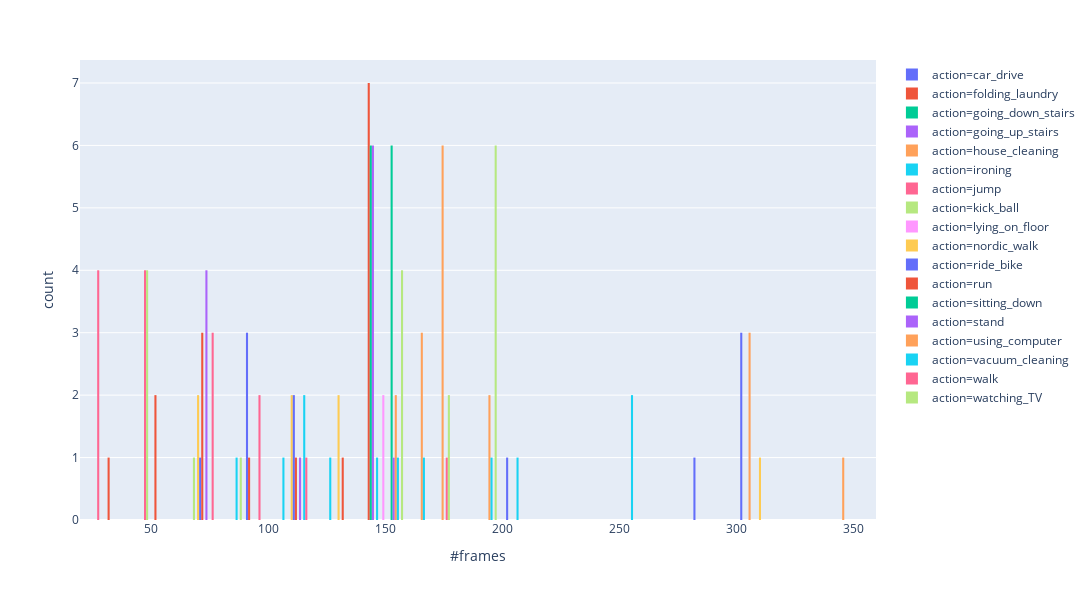

Notebook source saved alongside this figure:
### Code cell
fig = px.histogram(data_df, x='#frames', color='action', barmode='group', width=1600, height=600)
fig.show()

### Figure 1 — Plotly figure (JSON) as saved in the notebook; plotly's stock layout.template omitted (floating-point values rounded to 4 significant figures)
{"data": [{"alignmentgroup": "True", "bingroup": "x", "hoverlabel": {"namelength": 0}, "hovertemplate": "action=car_drive<br>#frames=%{x}<br>count=%{y}", "legendgroup": "action=car_drive", "marker": {"color": "#636efa"}, "name": "action=car_drive", "offsetgroup": "action=car_drive", "orientation": "v", "showlegend": true, "type": "histogram", "x": [295, 215, 306, 305, 304], "xaxis": "x", "yaxis": "y"}, {"alignmentgroup": "True", "bingroup": "x", "hoverlabel": {"namelength": 0}, "hovertemplate": "action=folding_laundry<br>#frames=%{x}<br>count=%{y}", "legendgroup": "action=folding_laundry", "marker": {"color": "#EF553B"}, "name": "action=folding_laundry", "offsetgroup": "action=folding_laundry", "orientation": "v", "showlegend": true, "type": "histogram", "x": [150, 150, 150, 150, 151, 150, 150], "xaxis": "x", "yaxis": "y"}, {"alignmentgroup": "True", "bingroup": "x", "hoverlabel": {"namelength": 0}, "hovertemplate": "action=going_down_stairs<br>#frames=%{x}<br>count=%{y}", "legendgroup": "action=going_down_stairs", "marker": {"color": "#00cc96"}, "name": "action=going_down_stairs", "offsetgroup": "action=going_down_stairs", "orientation": "v", "showlegend": true, "type": "histogram", "x": [151, 150, 151, 150, 150, 150], "xaxis": "x", "yaxis": "y"}, {"alignmentgroup": "True", "bingroup": "x", "hoverlabel": {"namelength": 0}, "hovertemplate": "action=going_up_stairs<br>#frames=%{x}<br>count=%{y}", "legendgroup": "action=going_up_stairs", "marker": {"color": "#ab63fa"}, "name": "action=going_up_stairs", "offsetgroup": "action=going_up_stairs", "orientation": "v", "showlegend": true, "type": "histogram", "x": [150, 150, 151, 151, 150, 151], "xaxis": "x", "yaxis": "y"}, {"alignmentgroup": "True", "bingroup": "x", "hoverlabel": {"namelength": 0}, "hovertemplate": "action=house_cleaning<br>#frames=%{x}<br>count=%{y}", "legendgroup": "action=house_cleaning", "marker": {"color": "#FFA15A"}, "name": "action=house_cleaning", "offsetgroup": "action=house_cleaning", "orientation": "v", "showlegend": true, "type": "histogram", "x": [174, 170, 160, 304, 340, 310, 316], "xaxis": "x", "yaxis": "y"}, {"alignmentgroup": "True", "bingroup": "x", "hoverlabel": {"namelength": 0}, "hovertemplate": "action=ironing<br>#frames=%{x}<br>count=%{y}", "legendgroup": "action=ironing", "marker": {"color": "#19d3f3"}, "name": "action=ironing", "offsetgroup": "action=ironing", "orientation": "v", "showlegend": true, "type": "histogram", "x": [120, 95, 112, 166, 151, 215], "xaxis": "x", "yaxis": "y"}, {"alignmentgroup": "True", "bingroup": "x", "hoverlabel": {"namelength": 0}, "hovertemplate": "action=jump<br>#frames=%{x}<br>count=%{y}", "legendgroup": "action=jump", "marker": {"color": "#FF6692"}, "name": "action=jump", "offsetgroup": "action=jump", "orientation": "v", "showlegend": true, "type": "histogram", "x": [44, 36, 36, 58, 35, 48, 52, 21], "xaxis": "x", "yaxis": "y"}, {"alignmentgroup": "True", "bingroup": "x", "hoverlabel": {"namelength": 0}, "hovertemplate": "action=kick_ball<br>#frames=%{x}<br>count=%{y}", "legendgroup": "action=kick_ball", "marker": {"color": "#B6E880"}, "name": "action=kick_ball", "offsetgroup": "action=kick_ball", "orientation": "v", "showlegend": true, "type": "histogram", "x": [43, 44, 52, 68, 85, 58], "xaxis": "x", "yaxis": "y"}, {"alignmentgroup": "True", "bingroup": "x", "hoverlabel": {"namelength": 0}, "hovertemplate": "action=lying_on_floor<br>#frames=%{x}<br>count=%{y}", "legendgroup": "action=lying_on_floor", "marker": {"color": "#FF97FF"}, "name": "action=lying_on_floor", "offsetgroup": "action=lying_on_floor", "orientation": "v", "showlegend": true, "type": "histogram", "x": [149, 155], "xaxis": "x", "yaxis": "y"}, {"alignmentgroup": "True", "bingroup": "x", "hoverlabel": {"namelength": 0}, "hovertemplate": "action=nordic_walk<br>#frames=%{x}<br>count=%{y}", "legendgroup": "action=nordic_walk", "marker": {"color": "#FECB52"}, "name": "action=nordic_walk", "offsetgroup": "action=nordic_walk", "orientation": "v", "showlegend": true, "type": "histogram", "x": [131, 75, 105, 307, 119, 127, 68], "xaxis": "x", "yaxis": "y"}, {"alignmentgroup": "True", "bingroup": "x", "hoverlabel": {"namelength": 0}, "hovertemplate": "action=ride_bike<br>#frames=%{x}<br>count=%{y}", "legendgroup": "action=ride_bike", "marker": {"color": "#636efa"}, "name": "action=ride_bike", "offsetgroup": "action=ride_bike", "orientation": "v", "showlegend": true, "type": "histogram", "x": [80, 80, 119, 80, 116, 79], "xaxis": "x", "yaxis": "y"}, {"alignmentgroup": "True", "bingroup": "x", "hoverlabel": {"namelength": 0}, "hovertemplate": "action=run<br>#frames=%{x}<br>count=%{y}", "legendgroup": "action=run", "marker": {"color": "#EF553B"}, "name": "action=run", "offsetgroup": "action=run", "orientation": "v", "showlegend": true, "type": "histogram", "x": [49, 107, 76, 72, 24, 79, 50, 84, 137], "xaxis": "x", "yaxis": "y"}, {"alignmentgroup": "True", "bingroup": "x", "hoverlabel": {"namelength": 0}, "hovertemplate": "action=sitting_down<br>#frames=%{x}<br>count=%{y}", "legendgroup": "action=sitting_down", "marker": {"color": "#00cc96"}, "name": "action=sitting_down", "offsetgroup": "action=sitting_down", "orientation": "v", "showlegend": true, "type": "histogram", "x": [150, 151, 150, 150, 150, 150], "xaxis": "x", "yaxis": "y"}, {"alignmentgroup": "True", "bingroup": "x", "hoverlabel": {"namelength": 0}, "hovertemplate": "action=stand<br>#frames=%{x}<br>count=%{y}", "legendgroup": "action=stand", "marker": {"color": "#ab63fa"}, "name": "action=stand", "offsetgroup": "action=stand", "orientation": "v", "showlegend": true, "type": "histogram", "x": [75, 76, 113, 79, 78, 142], "xaxis": "x", "yaxis": "y"}, {"alignmentgroup": "True", "bingroup": "x", "hoverlabel": {"namelength": 0}, "hovertemplate": "action=using_computer<br>#frames=%{x}<br>count=%{y}", "legendgroup": "action=using_computer", "marker": {"color": "#FFA15A"}, "name": "action=using_computer", "offsetgroup": "action=using_computer", "orientation": "v", "showlegend": true, "type": "histogram", "x": [164, 159, 164, 187, 170, 162, 166, 151, 161, 182], "xaxis": "x", "yaxis": "y"}, {"alignmentgroup": "True", "bingroup": "x", "hoverlabel": {"namelength": 0}, "hovertemplate": "action=vacuum_cleaning<br>#frames=%{x}<br>count=%{y}", "legendgroup": "action=vacuum_cleaning", "marker": {"color": "#19d3f3"}, "name": "action=vacuum_cleaning", "offsetgroup": "action=vacuum_cleaning", "orientation": "v", "showlegend": true, "type": "histogram", "x": [249, 243, 102, 118, 143, 198], "xaxis": "x", "yaxis": "y"}, {"alignmentgroup": "True", "bingroup": "x", "hoverlabel": {"namelength": 0}, "hovertemplate": "action=walk<br>#frames=%{x}<br>count=%{y}", "legendgroup": "action=walk", "marker": {"color": "#FF6692"}, "name": "action=walk", "offsetgroup": "action=walk", "orientation": "v", "showlegend": true, "type": "histogram", "x": [78, 78, 84, 76, 160, 80, 104], "xaxis": "x", "yaxis": "y"}, {"alignmentgroup": "True", "bingroup": "x", "hoverlabel": {"namelength": 0}, "hovertemplate": "action=watching_TV<br>#frames=%{x}<br>count=%{y}", "legendgroup": "action=watching_TV", "marker": {"color": "#B6E880"}, "name": "action=watching_TV", "offsetgroup": "action=watching_TV", "orientation": "v", "showlegend": true, "type": "histogram", "x": [177, 165, 180, 180, 180, 180, 180, 180, 151, 151, 158, 158], "xaxis": "x", "yaxis": "y"}], "layout": {"barmode": "group", "height": 600, "legend": {"tracegroupgap": 0}, "margin": {"t": 60}, "width": 1600, "xaxis": {"anchor": "y", "domain": [0, 1], "title": {"text": "#frames"}}, "yaxis": {"anchor": "x", "domain": [0, 1], "title": {"text": "count"}}}}
